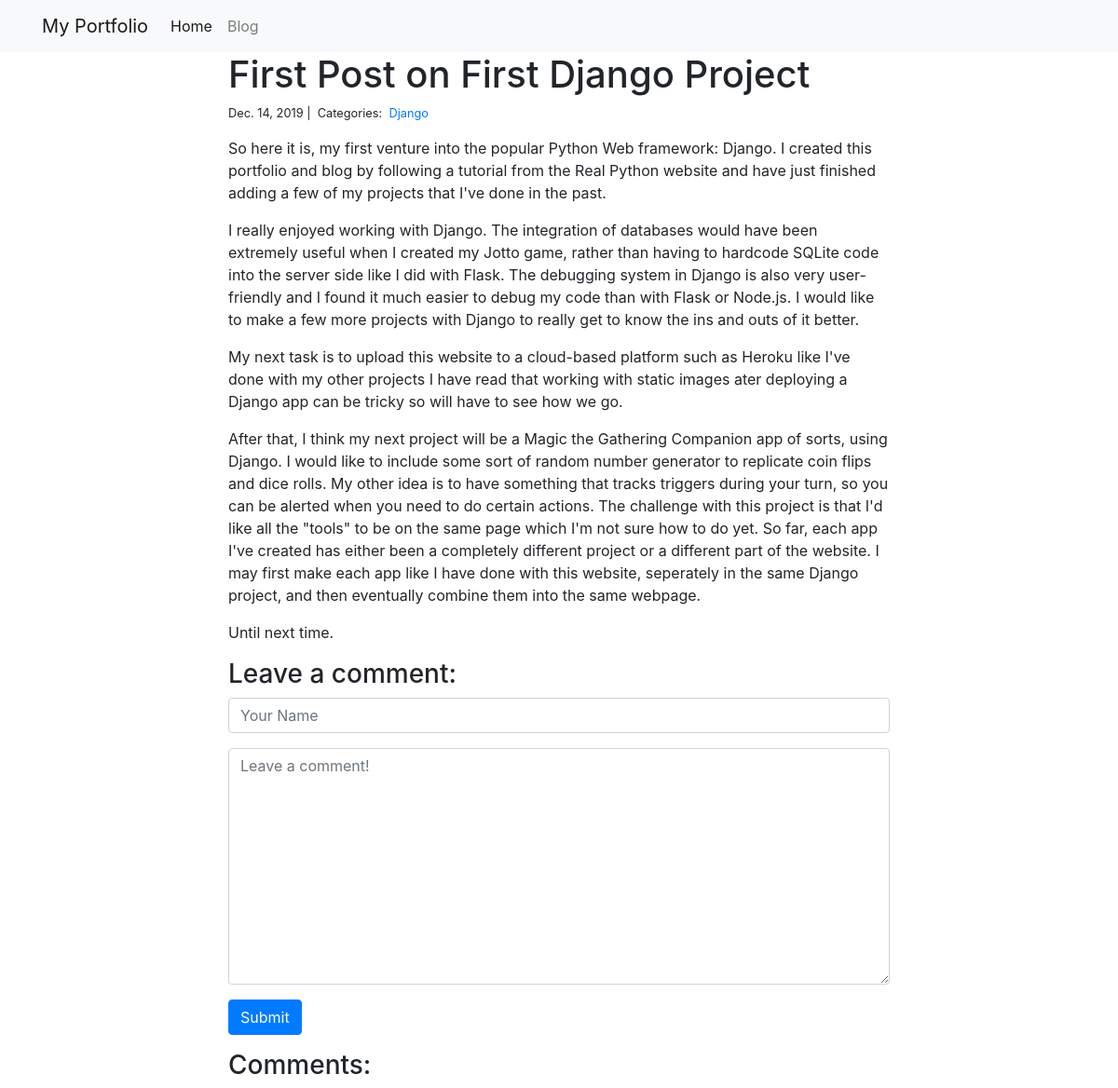
Page /blog/3/ on the committed database.
### blog/models.py (models this page shows)
class Post(models.Model):
    title = models.CharField(max_length=255)
    body = models.TextField()
    created_on = models.DateTimeField(auto_now_add=True)
    last_modified = models.DateTimeField(auto_now=True)
    categories = models.ManyToManyField('Category', related_name='posts')

class Category(models.Model):
    name = models.CharField(max_length=20)

### blog/views.py (the view, shortened to what this page needs)
# urls.py: path("<int:pk>/", views.blog_detail, name="blog_detail"),
def blog_detail(request, pk):
    post = Post.objects.get(pk=pk)
    form = CommentForm()
    comments = Comment.objects.filter(post=post)
    context = {
        "post": post,
        "comments": comments,
        "form": form,
    }
    return render(request, "post_detail.html", context)

### blog/forms.py
class CommentForm(forms.Form):
    author = forms.CharField(
    max_length=60,
    widget=forms.TextInput(attrs={
    "class": "form-control",
    "placeholder": "Your Name"
        })
    )
    body = forms.CharField(widget=forms.Textarea(
        attrs={
            "class": "form-control",
            "placeholder": "Leave a comment!"
            }
        )
    )

### blog/templates/post_detail.html (shortened to what this page needs)
{% extends "base.html" %}
{% block page_content %}
<div class="col-md-8 offset-md-2">
    <h1>{{ post.title }}</h1>
    <small>
        {{ post.created_on.date }} |&nbsp;
        Categories:&nbsp;
        {% for category in post.categories.all %}
        <a href="{% url 'blog_category' category.name %}">
            {{ category.name }}
        </a>&nbsp;
        {% endfor %}
    </small>
    <p>{{ post.body | linebreaks }}</p>
    <h3>Leave a comment:</h3>
    <form action="/blog/{{ post.pk }}/" method="post">
        <div class="form-group">
            {{ form.author }}
        </div>
        <div class="form-group">
            {{ form.body }}
        </div>
        <button type="submit" class="btn btn-primary">Submit</button>
    </form>
    <h3>Comments:</h3>
</div>
{% endblock %}

### rows in the picture
Post: title "First Post on First Django Project", created_on "Dec. 14, 2019", body "So here it is, my first venture into the popular Python Web framework: Django. I created this portfolio and blog by following a tutorial from the Real Python website and have just finished adding a few of my projects that I've done in the past. I really enjoyed working with Django. The integration of databases would have been extremely useful when I created my Jotto game, rather than having to hardcode SQLite code into the server side like I did with Flask. The debugging system in Django is also very user-friendly and I found it much easier to debug my code than with Flask or Node.js. I would like to make a few more projects with Django to really get to know the ins and outs of it better.…"
Category: name "Django"
